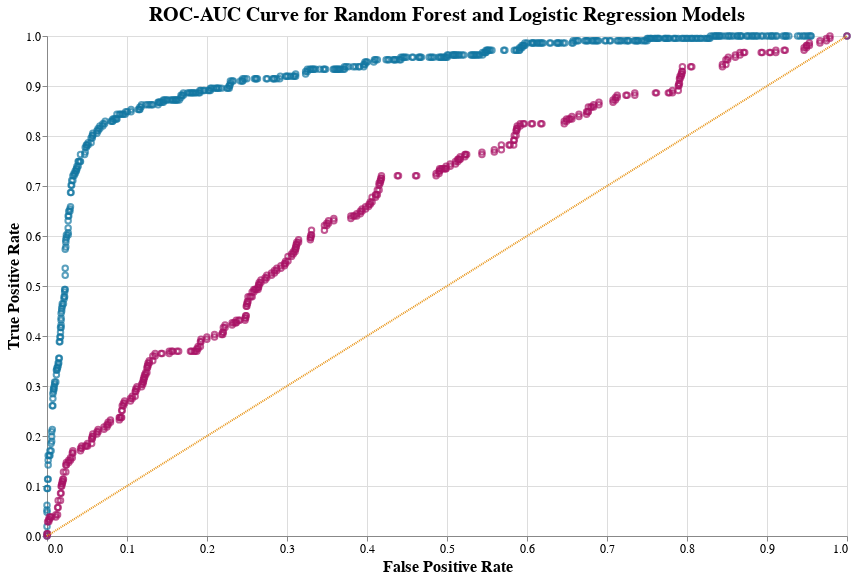

Write notebook code for a chart like this one.
### Code cell
# declare first chart for layered altair plot (RF model roc-curve)
chart1 = alt.Chart(roc1, title="ROC-AUC Curve for Random Forest and Logistic Regression Models").mark_point(color='#1376a1').encode(
    x='False Positive Rate:Q',
    y='True Positive Rate:Q',
)

# declare second chart for layered altair plot (logcv model roc-curve)
chart2 = alt.Chart(roc2).mark_point(color='#a81365').encode(
    x='False Positive Rate:Q',
    y='True Positive Rate:Q',
)
# declare third chart for layered altair plot (baseline model roc-curve)
chart3 = alt.Chart(roc3).mark_line(color='#e89313', strokeDash=[1,1], ).encode(
    x='False Positive Rate:Q',
    y='True Positive Rate:Q',
)
# layer charts and configure title and axes
chart = alt.layer(chart1, chart2, chart3).properties(width=800, height=500)
chart = chart.configure_title(fontSize=20)
chart = chart.configure_axis(labelFontSize=12, titleFontSize=16, tickCount=10)
chart

### Figure 1 — Vega-Lite specification as saved in the notebook (floating-point values rounded to 4 significant figures; data arrays with more than 128 entries replaced by an {"elided": "..."} marker saying what was removed)
{"config": {"view": {"continuousWidth": 400, "continuousHeight": 300}, "axis": {"labelFontSize": 12, "tickCount": 10, "titleFontSize": 16}, "title": {"fontSize": 20}}, "layer": [{"data": {"name": "data-addd25499e4adc571cd95fcd3d25001e"}, "mark": {"type": "point", "color": "#1376a1"}, "encoding": {"x": {"type": "quantitative", "field": "False Positive Rate"}, "y": {"type": "quantitative", "field": "True Positive Rate"}}, "title": "ROC-AUC Curve for Random Forest and Logistic Regression Models"}, {"data": {"name": "data-78bf3b60c44c487aad8944be60f4b269"}, "mark": {"type": "point", "color": "#a81365"}, "encoding": {"x": {"type": "quantitative", "field": "False Positive Rate"}, "y": {"type": "quantitative", "field": "True Positive Rate"}}}, {"data": {"name": "data-55343dce3cd55690d79f257c44904070"}, "mark": {"type": "line", "color": "#e89313", "strokeDash": [1, 1]}, "encoding": {"x": {"type": "quantitative", "field": "False Positive Rate"}, "y": {"type": "quantitative", "field": "True Positive Rate"}}}], "height": 500, "width": 800, "$schema": "https://vega.github.io/schema/vega-lite/v4.8.1.json", "datasets": {"data-addd25499e4adc571cd95fcd3d25001e": {"elided": "505 records"}, "data-78bf3b60c44c487aad8944be60f4b269": {"elided": "400 records"}, "data-55343dce3cd55690d79f257c44904070": [{"False Positive Rate": 0.0, "True Positive Rate": 0.0, "Threshold": 1}, {"False Positive Rate": 1.0, "True Positive Rate": 1.0, "Threshold": 0}]}}
